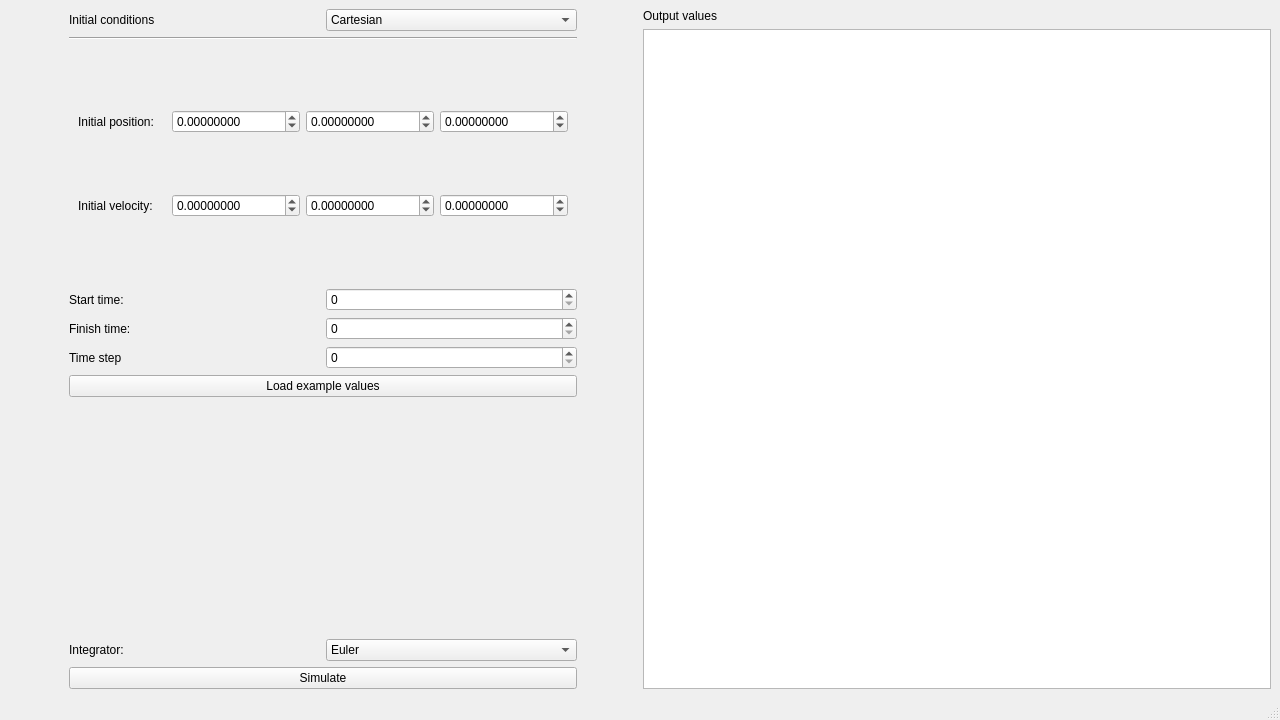
<?xml version="1.0" encoding="UTF-8"?>
<ui version="4.0">
 <class>MainWindow</class>
 <widget class="QMainWindow" name="MainWindow">
  <property name="geometry">
   <rect>
    <x>0</x>
    <y>0</y>
    <width>1280</width>
    <height>720</height>
   </rect>
  </property>
  <property name="windowTitle">
   <string>MainWindow</string>
  </property>
  <widget class="QWidget" name="centralwidget">
   <layout class="QHBoxLayout" name="horizontalLayout_2">
    <item>
     <layout class="QHBoxLayout" name="horizontalLayout" stretch="1,1">
      <item>
       <layout class="QVBoxLayout" name="ConditionsLayout">
        <property name="leftMargin">
         <number>60</number>
        </property>
        <property name="rightMargin">
         <number>60</number>
        </property>
        <item>
         <layout class="QHBoxLayout" name="InitCondLabelLayout">
          <item>
           <widget class="QLabel" name="InitialConditionsLabel">
            <property name="sizePolicy">
             <sizepolicy hsizetype="Preferred" vsizetype="Preferred">
              <horstretch>0</horstretch>
              <verstretch>0</verstretch>
             </sizepolicy>
            </property>
            <property name="text">
             <string>Initial conditions</string>
            </property>
           </widget>
          </item>
          <item>
           <widget class="QComboBox" name="ChooseInitCond">
            <item>
             <property name="text">
              <string>Cartesian</string>
             </property>
            </item>
            <item>
             <property name="text">
              <string>Keplerian</string>
             </property>
            </item>
           </widget>
          </item>
         </layout>
        </item>
        <item>
         <widget class="Line" name="line">
          <property name="orientation">
           <enum>Qt::Horizontal</enum>
          </property>
         </widget>
        </item>
        <item>
         <widget class="QStackedWidget" name="InitCondStack">
          <property name="enabled">
           <bool>true</bool>
          </property>
          <property name="currentIndex">
           <number>0</number>
          </property>
          <widget class="QWidget" name="KeplerianPage">
           <property name="sizePolicy">
            <sizepolicy hsizetype="Preferred" vsizetype="Preferred">
             <horstretch>0</horstretch>
             <verstretch>0</verstretch>
            </sizepolicy>
           </property>
           <layout class="QVBoxLayout" name="verticalLayout">
            <item>
             <layout class="QHBoxLayout" name="PositionLayout">
              <item>
               <widget class="QLabel" name="PositionLabel">
                <property name="text">
                 <string>Initial position:</string>
                </property>
                <property name="alignment">
                 <set>Qt::AlignLeading|Qt::AlignLeft|Qt::AlignVCenter</set>
                </property>
               </widget>
              </item>
              <item>
               <widget class="QDoubleSpinBox" name="PosSpinBoxX">
                <property name="decimals">
                 <number>8</number>
                </property>
                <property name="minimum">
                 <double>-300000.000000000000000</double>
                </property>
                <property name="maximum">
                 <double>300000.000000000000000</double>
                </property>
               </widget>
              </item>
              <item>
               <widget class="QDoubleSpinBox" name="PosSpinBoxY">
                <property name="decimals">
                 <number>8</number>
                </property>
                <property name="minimum">
                 <double>-300000.000000000000000</double>
                </property>
                <property name="maximum">
                 <double>300000.000000000000000</double>
                </property>
               </widget>
              </item>
              <item>
               <widget class="QDoubleSpinBox" name="PosSpinBoxZ">
                <property name="decimals">
                 <number>8</number>
                </property>
                <property name="minimum">
                 <double>-300000.000000000000000</double>
                </property>
                <property name="maximum">
                 <double>300000.000000000000000</double>
                </property>
               </widget>
              </item>
             </layout>
            </item>
            <item>
             <layout class="QHBoxLayout" name="VelocityLayout">
              <item>
               <widget class="QLabel" name="VelocityLabel">
                <property name="text">
                 <string>Initial velocity:</string>
                </property>
                <property name="alignment">
                 <set>Qt::AlignLeading|Qt::AlignLeft|Qt::AlignVCenter</set>
                </property>
               </widget>
              </item>
              <item>
               <widget class="QDoubleSpinBox" name="VelSpinBoxX">
                <property name="decimals">
                 <number>8</number>
                </property>
                <property name="minimum">
                 <double>-300000.000000000000000</double>
                </property>
                <property name="maximum">
                 <double>300000.000000000000000</double>
                </property>
               </widget>
              </item>
              <item>
               <widget class="QDoubleSpinBox" name="VelSpinBoxY">
                <property name="decimals">
                 <number>8</number>
                </property>
                <property name="minimum">
                 <double>-300000.000000000000000</double>
                </property>
                <property name="maximum">
                 <double>300000.000000000000000</double>
                </property>
               </widget>
              </item>
              <item>
               <widget class="QDoubleSpinBox" name="VelSpinBoxZ">
                <property name="decimals">
                 <number>8</number>
                </property>
                <property name="minimum">
                 <double>-300000.000000000000000</double>
                </property>
                <property name="maximum">
                 <double>300000.000000000000000</double>
                </property>
               </widget>
              </item>
             </layout>
            </item>
           </layout>
          </widget>
          <widget class="QWidget" name="CartesianPage">
           <layout class="QVBoxLayout" name="verticalLayout_2">
            <item>
             <layout class="QHBoxLayout" name="EccLayout">
              <item>
               <widget class="QLabel" name="EccLabel">
                <property name="text">
                 <string>Ecc</string>
                </property>
                <property name="alignment">
                 <set>Qt::AlignLeading|Qt::AlignLeft|Qt::AlignVCenter</set>
                </property>
               </widget>
              </item>
              <item>
               <widget class="QDoubleSpinBox" name="EccSpinBox">
                <property name="decimals">
                 <number>8</number>
                </property>
                <property name="minimum">
                 <double>-300000.000000000000000</double>
                </property>
                <property name="maximum">
                 <double>300000.000000000000000</double>
                </property>
               </widget>
              </item>
             </layout>
            </item>
            <item>
             <layout class="QHBoxLayout" name="SemMajAxLayout">
              <item>
               <widget class="QLabel" name="SemMajAxLabel">
                <property name="text">
                 <string>Sem. maj. axis</string>
                </property>
               </widget>
              </item>
              <item>
               <widget class="QDoubleSpinBox" name="SemMajAxSpinBox">
                <property name="decimals">
                 <number>8</number>
                </property>
                <property name="minimum">
                 <double>-300000.000000000000000</double>
                </property>
                <property name="maximum">
                 <double>300000.000000000000000</double>
                </property>
               </widget>
              </item>
             </layout>
            </item>
            <item>
             <layout class="QHBoxLayout" name="IncLayout">
              <item>
               <widget class="QLabel" name="IncLabel">
                <property name="text">
                 <string>Inc</string>
                </property>
               </widget>
              </item>
              <item>
               <widget class="QDoubleSpinBox" name="IncSpinBox">
                <property name="decimals">
                 <number>8</number>
                </property>
                <property name="minimum">
                 <double>-300000.000000000000000</double>
                </property>
                <property name="maximum">
                 <double>300000.000000000000000</double>
                </property>
               </widget>
              </item>
             </layout>
            </item>
            <item>
             <layout class="QHBoxLayout" name="RiAscNodeLayout">
              <item>
               <widget class="QLabel" name="RiAscNodeLabel">
                <property name="text">
                 <string>Right asc. node</string>
                </property>
               </widget>
              </item>
              <item>
               <widget class="QDoubleSpinBox" name="RiAscNodeSpinBox">
                <property name="decimals">
                 <number>8</number>
                </property>
                <property name="minimum">
                 <double>-300000.000000000000000</double>
                </property>
                <property name="maximum">
                 <double>300000.000000000000000</double>
                </property>
               </widget>
              </item>
             </layout>
            </item>
            <item>
             <layout class="QHBoxLayout" name="ArgOfPerLayout">
              <item>
               <widget class="QLabel" name="ArgOfPerLabel">
                <property name="text">
                 <string>Arg. of per.</string>
                </property>
               </widget>
              </item>
              <item>
               <widget class="QDoubleSpinBox" name="ArgOfPerSpinBox">
                <property name="decimals">
                 <number>8</number>
                </property>
                <property name="minimum">
                 <double>-300000.000000000000000</double>
                </property>
                <property name="maximum">
                 <double>300000.000000000000000</double>
                </property>
               </widget>
              </item>
             </layout>
            </item>
            <item>
             <layout class="QHBoxLayout" name="TrueAnomLayout">
              <item>
               <widget class="QLabel" name="TrueAnomLabel">
                <property name="text">
                 <string>True anom.</string>
                </property>
               </widget>
              </item>
              <item>
               <widget class="QDoubleSpinBox" name="TrueAnomSpinBox">
                <property name="decimals">
                 <number>8</number>
                </property>
                <property name="minimum">
                 <double>-300000.000000000000000</double>
                </property>
                <property name="maximum">
                 <double>300000.000000000000000</double>
                </property>
               </widget>
              </item>
             </layout>
            </item>
           </layout>
          </widget>
         </widget>
        </item>
        <item>
         <layout class="QHBoxLayout" name="StartTimeLayout">
          <item>
           <widget class="QLabel" name="StartTimeLabel">
            <property name="text">
             <string>Start time:</string>
            </property>
            <property name="alignment">
             <set>Qt::AlignLeading|Qt::AlignLeft|Qt::AlignVCenter</set>
            </property>
           </widget>
          </item>
          <item>
           <widget class="QSpinBox" name="StartTimeSpinBox">
            <property name="maximum">
             <number>100000</number>
            </property>
           </widget>
          </item>
         </layout>
        </item>
        <item>
         <layout class="QHBoxLayout" name="FinishTimeLayout">
          <item>
           <widget class="QLabel" name="FinishTimeLabel">
            <property name="text">
             <string>Finish time:</string>
            </property>
            <property name="alignment">
             <set>Qt::AlignLeading|Qt::AlignLeft|Qt::AlignVCenter</set>
            </property>
           </widget>
          </item>
          <item>
           <widget class="QSpinBox" name="FinishTimeSpinBox">
            <property name="maximum">
             <number>100000</number>
            </property>
           </widget>
          </item>
         </layout>
        </item>
        <item>
         <layout class="QHBoxLayout" name="TimeStepLayout">
          <item>
           <widget class="QLabel" name="TimeStepLabel">
            <property name="text">
             <string>Time step</string>
            </property>
            <property name="alignment">
             <set>Qt::AlignLeading|Qt::AlignLeft|Qt::AlignVCenter</set>
            </property>
           </widget>
          </item>
          <item>
           <widget class="QSpinBox" name="TimeStepSpinBox">
            <property name="maximum">
             <number>100000</number>
            </property>
           </widget>
          </item>
         </layout>
        </item>
        <item>
         <widget class="QPushButton" name="ExampleValuesButton">
          <property name="text">
           <string>Load example values</string>
          </property>
         </widget>
        </item>
        <item>
         <spacer name="verticalSpacer">
          <property name="orientation">
           <enum>Qt::Vertical</enum>
          </property>
          <property name="sizeHint" stdset="0">
           <size>
            <width>20</width>
            <height>40</height>
           </size>
          </property>
         </spacer>
        </item>
        <item>
         <layout class="QHBoxLayout" name="IntegratorLayout">
          <item>
           <widget class="QLabel" name="IntegratorLabel">
            <property name="text">
             <string>Integrator:</string>
            </property>
            <property name="alignment">
             <set>Qt::AlignLeading|Qt::AlignLeft|Qt::AlignVCenter</set>
            </property>
           </widget>
          </item>
          <item>
           <widget class="QComboBox" name="ChooseIntegrator">
            <item>
             <property name="text">
              <string>Euler</string>
             </property>
            </item>
            <item>
             <property name="text">
              <string>Verlet</string>
             </property>
            </item>
            <item>
             <property name="text">
              <string>RK4</string>
             </property>
            </item>
           </widget>
          </item>
         </layout>
        </item>
        <item>
         <widget class="QPushButton" name="SimulateButton">
          <property name="text">
           <string>Simulate</string>
          </property>
         </widget>
        </item>
       </layout>
      </item>
      <item>
       <layout class="QVBoxLayout" name="OutputLayout">
        <item>
         <widget class="QLabel" name="OutputLabel">
          <property name="sizePolicy">
           <sizepolicy hsizetype="Preferred" vsizetype="Maximum">
            <horstretch>0</horstretch>
            <verstretch>0</verstretch>
           </sizepolicy>
          </property>
          <property name="text">
           <string>Output values</string>
          </property>
         </widget>
        </item>
        <item>
         <widget class="QTextBrowser" name="OutputConsole">
          <property name="enabled">
           <bool>true</bool>
          </property>
          <property name="sizePolicy">
           <sizepolicy hsizetype="Minimum" vsizetype="Preferred">
            <horstretch>0</horstretch>
            <verstretch>0</verstretch>
           </sizepolicy>
          </property>
          <property name="minimumSize">
           <size>
            <width>500</width>
            <height>0</height>
           </size>
          </property>
          <property name="html">
           <string>&lt;!DOCTYPE HTML PUBLIC &quot;-//W3C//DTD HTML 4.0//EN&quot; &quot;http://www.w3.org/TR/REC-html40/strict.dtd&quot;&gt;
&lt;html&gt;&lt;head&gt;&lt;meta name=&quot;qrichtext&quot; content=&quot;1&quot; /&gt;&lt;style type=&quot;text/css&quot;&gt;
p, li { white-space: pre-wrap; }
&lt;/style&gt;&lt;/head&gt;&lt;body style=&quot; font-family:'Sans Serif'; font-size:9pt; font-weight:400; font-style:normal;&quot;&gt;
&lt;p style=&quot;-qt-paragraph-type:empty; margin-top:0px; margin-bottom:0px; margin-left:0px; margin-right:0px; -qt-block-indent:0; text-indent:0px;&quot;&gt;&lt;br /&gt;&lt;/p&gt;&lt;/body&gt;&lt;/html&gt;</string>
          </property>
         </widget>
        </item>
       </layout>
      </item>
     </layout>
    </item>
   </layout>
  </widget>
  <widget class="QMenuBar" name="menubar">
   <property name="geometry">
    <rect>
     <x>0</x>
     <y>0</y>
     <width>1280</width>
     <height>22</height>
    </rect>
   </property>
   <property name="nativeMenuBar">
    <bool>true</bool>
   </property>
  </widget>
  <widget class="QStatusBar" name="statusbar"/>
  <action name="actionasdasd">
   <property name="text">
    <string>asdasd</string>
   </property>
  </action>
  <action name="actionopen">
   <property name="text">
    <string>open</string>
   </property>
  </action>
  <action name="actionclose">
   <property name="text">
    <string>close</string>
   </property>
  </action>
 </widget>
 <resources/>
 <connections>
  <connection>
   <sender>ChooseInitCond</sender>
   <signal>currentIndexChanged(int)</signal>
   <receiver>InitCondStack</receiver>
   <slot>setCurrentIndex(int)</slot>
   <hints>
    <hint type="sourcelabel">
     <x>524</x>
     <y>43</y>
    </hint>
    <hint type="destinationlabel">
     <x>511</x>
     <y>100</y>
    </hint>
   </hints>
  </connection>
 </connections>
</ui>
